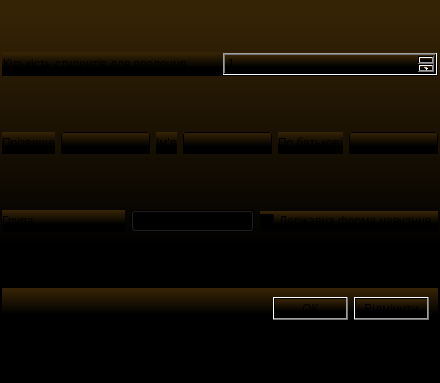
<?xml version="1.0" encoding="UTF-8"?>
<ui version="4.0">
 <class>StudenrInputForm</class>
 <widget class="QWidget" name="StudenrInputForm">
  <property name="geometry">
   <rect>
    <x>0</x>
    <y>0</y>
    <width>440</width>
    <height>383</height>
   </rect>
  </property>
  <property name="windowTitle">
   <string>Form</string>
  </property>
  <property name="styleSheet">
   <string notr="true">background-color: qlineargradient(spread:pad, x1:1, y1:1, x2:1, y2:0.034, stop:0.365385 rgba(0, 0, 0, 255), stop:1 rgba(53, 35, 5, 255));</string>
  </property>
  <layout class="QVBoxLayout" name="verticalLayout">
   <property name="leftMargin">
    <number>2</number>
   </property>
   <property name="topMargin">
    <number>2</number>
   </property>
   <property name="rightMargin">
    <number>2</number>
   </property>
   <property name="bottomMargin">
    <number>2</number>
   </property>
   <item>
    <widget class="QWidget" name="widget" native="true">
     <property name="sizePolicy">
      <sizepolicy hsizetype="Preferred" vsizetype="Maximum">
       <horstretch>0</horstretch>
       <verstretch>0</verstretch>
      </sizepolicy>
     </property>
     <layout class="QHBoxLayout" name="horizontalLayout_9">
      <property name="leftMargin">
       <number>1</number>
      </property>
      <property name="topMargin">
       <number>1</number>
      </property>
      <property name="rightMargin">
       <number>1</number>
      </property>
      <property name="bottomMargin">
       <number>1</number>
      </property>
      <item>
       <widget class="QLabel" name="label_2">
        <property name="text">
         <string>Кількість студентів для введення</string>
        </property>
       </widget>
      </item>
      <item>
       <widget class="QSpinBox" name="spinBox">
        <property name="minimum">
         <number>1</number>
        </property>
       </widget>
      </item>
     </layout>
    </widget>
   </item>
   <item>
    <layout class="QHBoxLayout" name="horizontalLayout_7">
     <item>
      <layout class="QHBoxLayout" name="horizontalLayout_6">
       <item>
        <widget class="QLabel" name="label_3">
         <property name="text">
          <string>Прізвище</string>
         </property>
        </widget>
       </item>
       <item>
        <widget class="QLineEdit" name="studentSurname"/>
       </item>
       <item>
        <layout class="QHBoxLayout" name="horizontalLayout_5">
         <item>
          <widget class="QLabel" name="label_4">
           <property name="text">
            <string>Ім'я</string>
           </property>
          </widget>
         </item>
         <item>
          <widget class="QLineEdit" name="studentName"/>
         </item>
        </layout>
       </item>
       <item>
        <layout class="QHBoxLayout" name="horizontalLayout_3">
         <item>
          <widget class="QLabel" name="label">
           <property name="text">
            <string>По батькові</string>
           </property>
          </widget>
         </item>
         <item>
          <widget class="QLineEdit" name="studentLastName"/>
         </item>
        </layout>
       </item>
      </layout>
     </item>
    </layout>
   </item>
   <item>
    <layout class="QHBoxLayout" name="horizontalLayout_8">
     <item>
      <layout class="QHBoxLayout" name="horizontalLayout_2">
       <item>
        <widget class="QLabel" name="label_5">
         <property name="text">
          <string>Група</string>
         </property>
        </widget>
       </item>
       <item>
        <widget class="QComboBox" name="comboBox"/>
       </item>
       <item>
        <layout class="QHBoxLayout" name="horizontalLayout">
         <item>
          <widget class="QCheckBox" name="studyTypeCheck">
           <property name="text">
            <string>Державна форма навчання</string>
           </property>
          </widget>
         </item>
        </layout>
       </item>
      </layout>
     </item>
    </layout>
   </item>
   <item>
    <widget class="QWidget" name="widget1" native="true">
     <property name="sizePolicy">
      <sizepolicy hsizetype="Minimum" vsizetype="Maximum">
       <horstretch>0</horstretch>
       <verstretch>0</verstretch>
      </sizepolicy>
     </property>
     <layout class="QHBoxLayout" name="horizontalLayout_4">
      <item>
       <spacer name="horizontalSpacer">
        <property name="orientation">
         <enum>Qt::Horizontal</enum>
        </property>
        <property name="sizeHint" stdset="0">
         <size>
          <width>40</width>
          <height>20</height>
         </size>
        </property>
       </spacer>
      </item>
      <item>
       <widget class="QPushButton" name="btn_ok">
        <property name="text">
         <string>ОК</string>
        </property>
       </widget>
      </item>
      <item>
       <widget class="QPushButton" name="btn_cancel">
        <property name="text">
         <string>Відмінити</string>
        </property>
       </widget>
      </item>
     </layout>
    </widget>
   </item>
  </layout>
 </widget>
 <resources/>
 <connections/>
</ui>
